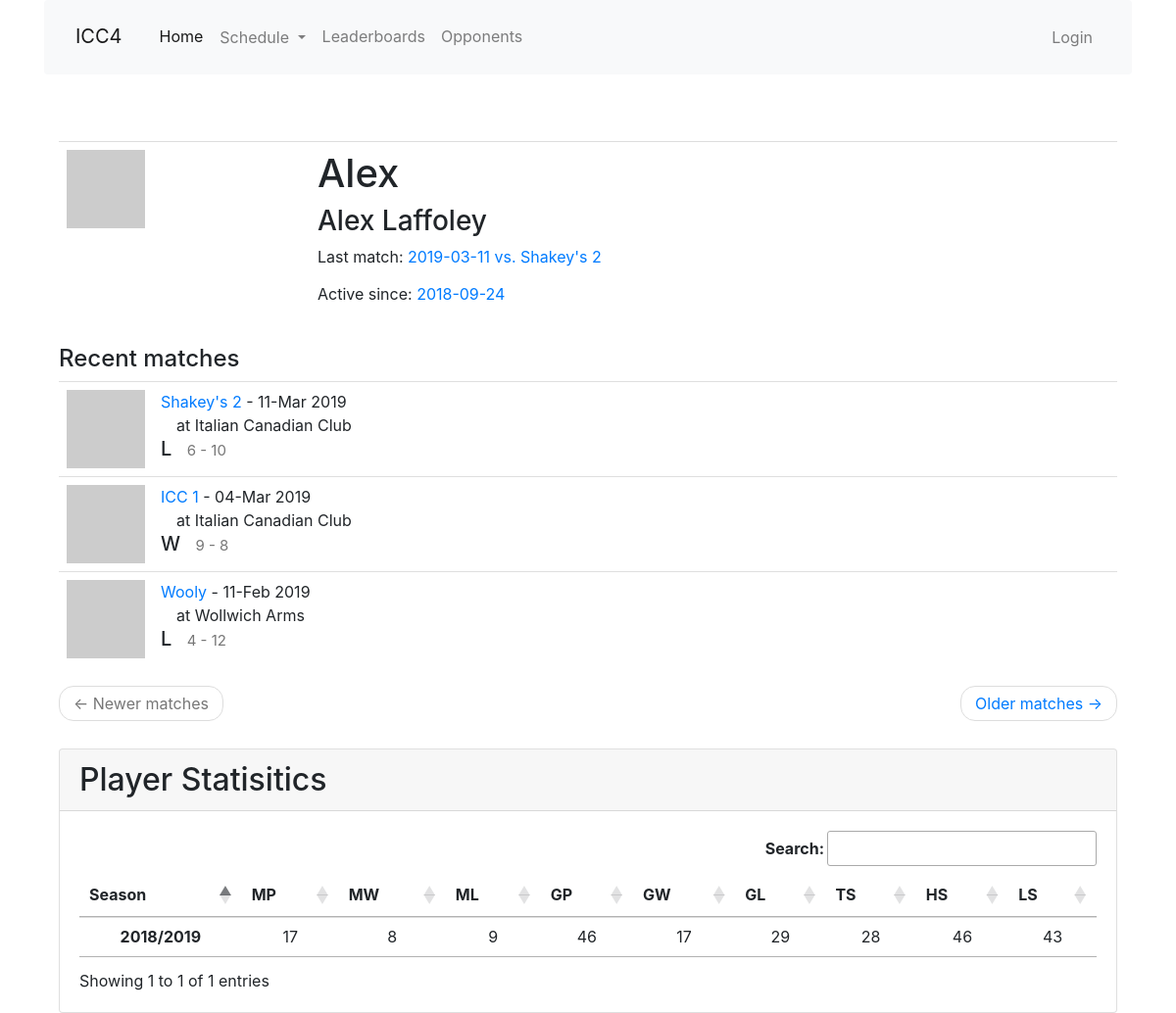
/player/Alex, run on the app's committed database.
### app/models.py (models this page shows, shortened)
class Player(db.Model):
    id = db.Column(db.Integer, primary_key=True)
    nickname = db.Column(db.String(64), index=True, unique=True)
    first_name = db.Column(db.String(64), index=True)
    last_name = db.Column(db.String(64), index=True)
    is_active = db.Column(db.Boolean, index=True, default=True)
    games = association_proxy('games_association', 'game')
    last_match_id = db.Column(db.Integer, db.ForeignKey('match.id'))
    last_match = db.relationship('Match', foreign_keys=[last_match_id])
    first_match_id = db.Column(db.Integer, db.ForeignKey('match.id'))
    first_match = db.relationship('Match', foreign_keys=[first_match_id])
    high_scores = db.relationship('HighScore', back_populates='player', lazy='dynamic')
    low_scores = db.relationship('LowScore', back_populates='player', lazy='dynamic')
    def avatar(self, size):
        digest = md5(self.nickname.lower().encode('utf-8')).hexdigest()
        return 'https://www.gravatar.com/avatar/{}?d=identicon&s={}'.format(
            digest, size)

class Match(db.Model):
    id = db.Column(db.Integer, primary_key=True)
    opponent_id = db.Column(db.Integer, db. ForeignKey('team.id'))
    opponent = db.relationship('Team', back_populates='matches')
    date = db.Column(db.Date, index=True, default=date.today())
    location = db.Column(db.String(64))
    home_away = db.Column(db.String(32), index=True)
    match_type = db.Column(db.String(32), index=True)
    games = db.relationship('Game', back_populates='match', lazy='dynamic')
    team_score = db.Column(db.Integer, index=True)
    opponent_score = db.Column(db.Integer, index=True)
    win = db.Column(db.Boolean, index=True, default=None)
    overtime = db.Column(db.Boolean, index=True, default=False)
    match_summary = db.Column(db.String(512))
    food = db.Column(db.String(128))
    season_id = db.Column(db.Integer, db. ForeignKey('season.id'))
    season = db.relationship('Season', back_populates='matches')
    match_stats = db.relationship('MatchStats', uselist=False, back_populates='match')
    high_scores = db.relationship('HighScore', back_populates='match', lazy='dynamic')
    low_scores = db.relationship('LowScore', back_populates='match', lazy='dynamic')

class Team(db.Model):
    id = db.Column(db.Integer, primary_key=True)
    name = db.Column(db.String(64), index=True, unique=True)
    home_location = db.Column(db.String(64), index=True)
    address = db.Column(db.String(128), index=True)
    matches = db.relationship('Match', back_populates='opponent', lazy='dynamic')
    def avatar(self, size):
        digest = md5(self.name.lower().encode('utf-8')).hexdigest()
        return 'https://www.gravatar.com/avatar/{}?d=identicon&s={}'.format(
            digest, size)

class PlayerSeasonStats(db.Model):
    id = db.Column(db.Integer, primary_key=True)
    player_id = db.Column(db.Integer, db. ForeignKey('player.id'))
    player = db.relationship('Player')
    season_id = db.Column(db.Integer, db. ForeignKey('season.id'))
    season = db.relationship('Season')
    matches_played = db.Column(db.Integer)
    matches_won = db.Column(db.Integer)
    matches_lost = db.Column(db.Integer)
    games_played = db.Column(db.Integer)
    games_won = db.Column(db.Integer)
    games_lost = db.Column(db.Integer)
    total_stars = db.Column(db.Integer)
    total_high_scores = db.Column(db.Integer)
    total_low_scores = db.Column(db.Integer)
    '''
    filters = [filter1,filter2,...]
    query....filter(*filters).count()
    '''
    @hybrid_property
    def gp(self):
        return PlayerGame.query.filter_by(player_id=self.player_id).join(Game).join(Match).\
                filter_by(season=self.season).distinct().count()
    @hybrid_property
    def gw(self):
        return PlayerGame.query.filter_by(player_id=self.player_id).join(Game).filter_by(win=True).join(Match).\
                filter_by(season=self.season).distinct().count()
    @hybrid_property
    def gl(self):
        return PlayerGame.query.filter_by(player_id=self.player_id).join(Game).filter_by(win=False).join(Match).\
                filter_by(season=self.season).distinct().count()

class Season(db.Model):
    id = db.Column(db.Integer, primary_key=True)
    season_name = db.Column(db.String(64), index=True, unique=True)
    start_date = db.Column(db.Date, index=True)
    end_date = db.Column(db.Date, index=True)
    matches = db.relationship('Match', back_populates='season', lazy='dynamic')

### app/main/routes.py (the view)
@bp.route('/player/<nickname>',  methods=['GET', 'POST'])
def player(nickname):
    player = Player.query.filter_by(nickname=nickname).first_or_404()
    seasons = PlayerSeasonStats.query.filter_by(player_id=player.id).join(Season).order_by(Season.start_date).all()
    page = request.args.get('page', 1, type=int)
    matches = Match.query.join(Game).join(PlayerGame).filter_by(player_id=player.id).order_by(Match.date.desc()).distinct().paginate(
        page, current_app.config['MATCH_PER_PAGE'], False)
    next_url = url_for('main.player', nickname=player.nickname, page=matches.next_num) \
        if matches.has_next else None
    prev_url = url_for('main.player', nickname=player.nickname, page=matches.prev_num) \
        if matches.has_prev else None
    return render_template('player.html', next_url=next_url, prev_url=prev_url,
            player=player, matches=matches.items, seasons=seasons)

### app/main/routes.py (called while the page is built)
@bp.before_request
def before_request():
    g.all_seasons = Season.query.all()

### app/templates/player.html (shortened to what this page needs)
{% extends "base.html" %}
{% import 'bootstrap/wtf.html' as wtf %}
{% block app_content %}
<div class="container">
  <table class="table">
    <tr>
      <td width="256px"><img src="{{ player.avatar(256) }}"></td>
      <td>
        <h1>{{ player.nickname }}</h1>
        <h3>{{ player.first_name }} {{ player.last_name }}</h3>
        {% if player.last_match %}<p>Last match: <a href="{{ url_for('main.match',id=player.last_match_id) }}">{{ player.last_match.date.strftime('%Y-%m-%d') }} vs. {{ player.last_match.opponent.name }}</a></p>{% endif %}
        {% if player.first_match %}<p>Active since: <a href="{{ url_for('main.match',id=player.first_match_id) }}">{{ player.first_match.date.strftime('%Y-%m-%d') }}</a></p>{% endif %}
      </td>
    </tr>
  </table>
  <h4>Recent matches</h4>
  {% for match in matches %}
    {% include '_match.html' %}
  {% endfor %}
  <nav aria-label="...">
    <ul class="pager">
      <li class="previous{% if not prev_url %} disabled{% endif %}">
        <a href="{{ prev_url or '#' }}">
          <span aria-hidden="true">&larr;</span> Newer matches
        </a>
      </li>
      <li class="next{% if not next_url %} disabled{% endif %}">
        <a href="{{ next_url or '#' }}">
          Older matches <span aria-hidden="true">&rarr;</span>
        </a>
      </li>
    </ul>
  </nav>
</div>
<div class="col-12 mt-2 mx-auto">
  <div class="card h-100">
    <h2 class="card-header">Player Statisitics</h2>
    <div class="card-body table-responsive">
      <table id="pStats" class="table table-hover text-center">
        <thead>
          <tr>
            <th scope="col">Season</th>
            <th scope="col" data-toggle="tooltip" data-placement="top" title="Matches played">MP</th>
            <th scope="col" data-toggle="tooltip" data-placement="top" title="Match wins">MW</th>
            <th scope="col" data-toggle="tooltip" data-placement="top" title="Match losses">ML</th>
            <th scope="col" data-toggle="tooltip" data-placement="top" title="Games played">GP</th>
            <th scope="col" data-toggle="tooltip" data-placement="top" title="Game wins">GW</th>
            <th scope="col" data-toggle="tooltip" data-placement="top" title="Game losses">GL</th>
            <th scope="col" data-toggle="tooltip" data-placement="top" title="Total Stars">TS</th>
            <th scope="col" data-toggle="tooltip" data-placement="top" title="Total High Scores">HS</th>
            <th scope="col" data-toggle="tooltip" data-placement="top" title="Total Low Score">LS</th>
        </thead>
        <tbody>
          {% for season in seasons %}
          <tr>
            <th scope="row">{{ season.season.season_name }}</th>
            <td>{{ season.matches_played }}</td>
            <td>{{ season.matches_won }}</td>
            <td>{{ season.matches_lost }}</td>
            <td>{{ season.games_played }}</td>
            <td>{{ season.games_won }}</td>
            <td>{{ season.games_lost }}</td>
            <td>{{ season.total_stars }}</td>
            <td>{{ season.total_high_scores }}</td>
            <td>{{ season.total_low_scores }}</td>
          </tr>
          {% endfor %}
        </tbody>
      </table>
    </div>
  </div>
</div>
{% endblock %}

### app/templates/_match.html (shortened to what this page needs)
<div class="match-card">
    <div class="team-avatar">
        <img src="{{ match.opponent.avatar(70) }}">
    </div>
    <div class="team-info">
        <a href="{{ url_for('main.opponent', id=match.opponent_id) }}">
            {{ match.opponent.name }}
        </a>
        - {{ match.date.strftime('%d-%b %Y') }}
        <br>
        {% if match.home_away == 'away' %}
        &emsp;at {{ match.opponent.home_location }}
        {% else %}
        &emsp;at Italian Canadian Club
        {% endif %}
        {% if match.win != None %}
        <h5>{% if match.win == True %}W{% else %}L{% endif %}&ensp;
            <small>{{ match.team_score }} - {{ match.opponent_score }}</small>
        </h5>
        {% else %}
        <h5>&ensp;</h5>
        {% endif %}
    </div>
</div>

### app/static/css/main.css (style rules this page uses)
html { font-size: 100%; }
.match-card { border-top: 1px solid rgba(0,0,0,.125); text-decoration: none; display: block; position:relative; }
.team-avatar { display: inline-block; float: left; padding: 8px; }
.team-info { display:inline-block; padding: 8px; z-index: 2; position:relative; }

### data on the page
Player: nickname "Alex", first_name "Alex", last_name "Laffoley"
Match: last_match "2019-03-11", opponent.name "Shakey's 2", date "11-Mar 2019", home_away "at Italian Canadian Club", win "L", team_score "6", opponent_score "10"
Team: last_match.opponent.name "Shakey's 2"
Match: first_match "2018-09-24"
Match: opponent.name "ICC 1", date "04-Mar 2019", opponent.home_location "Italian Canadian Club", win "W", team_score "9", opponent_score "8"
Match: opponent.name "Wooly", date "11-Feb 2019", opponent.home_location "Wollwich Arms", win "L", team_score "4", opponent_score "12"
PlayerSeasonStats: season.season_name "2018/2019", matches_played "17", matches_won "8", matches_lost "9", games_played "46", games_won "17", games_lost "29", total_stars "28", total_high_scores "46", total_low_scores "43"
